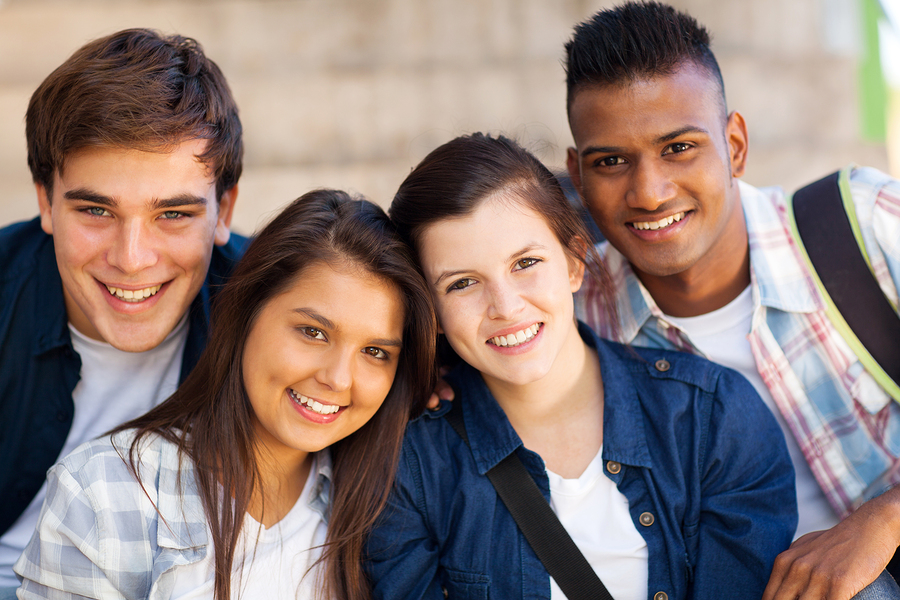
#> input picture facedetection/images/input/img.jpg, 900 x 600 px
$ python facedetection-image.py
#> lines starting #> are read from the running program, lines starting #| are printed output that depends on the picture; after the words box and inside, x2 and y2 are one past the last pixel; in counts of white or black regions, pixels touching at a corner belong together
#Note: 1)The detection works only on grayscale images. So it is important to convert the color image to grayscale.
# 2) detectMultiScale function is used to detect the faces.
# It takes 3 arguments — the input image, scaleFactor and minNeighbours. scaleFactor specifies how much the image size is reduced with each scale.
# minNeighbours specifies how many neighbors each candidate rectangle should have to retain it.
# 3) faces contains a list of coordinates for the rectangular regions where faces were found.

import numpy as np
import cv2

# Load the cascade
face_cascade = cv2.CascadeClassifier(cv2.data.haarcascades + 'haarcascade_frontalface_default.xml')
eye_cascade = cv2.CascadeClassifier(cv2.data.haarcascades + 'haarcascade_eye.xml')
smile_cascade = cv2.CascadeClassifier(cv2.data.haarcascades + 'haarcascade_smile.xml')

font = cv2.FONT_HERSHEY_SIMPLEX

# Read the input image
img = cv2.imread('images/input/img.jpg')
#> img is the input picture: shape (600, 900, 3); mean B, G, R 119.1, 123.4, 140.6

# Convert into grayscale
gray = cv2.cvtColor(img, cv2.COLOR_BGR2GRAY)
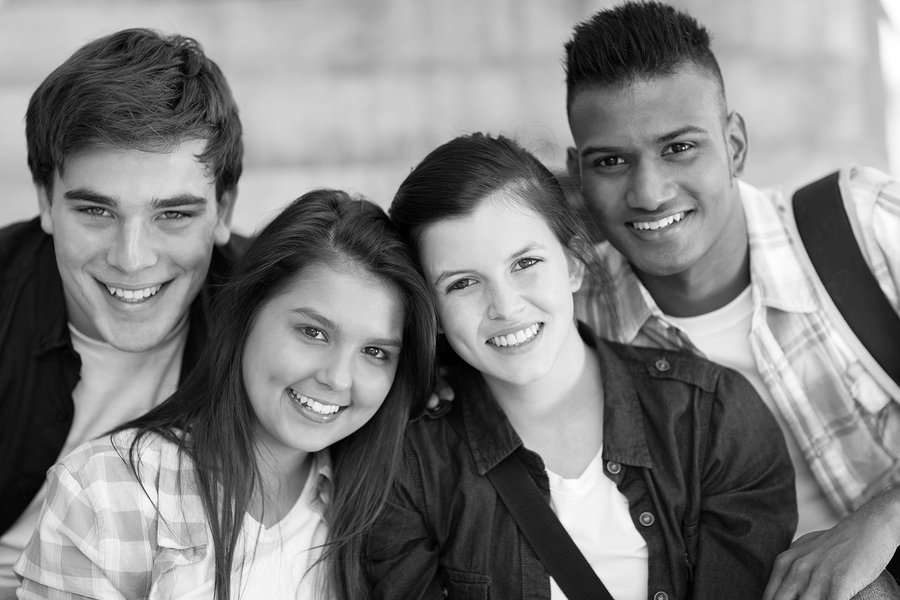
#> gray: shape (600, 900); min 0, max 255, mean 128.1

#Convert into hsvscale
hsv = cv2.cvtColor(img, cv2.COLOR_BGR2HSV)
#> hsv: shape (600, 900, 3); mean H, S, V 56.7, 94, 152.2

# [8 lines of commented-out code are left out]
faces = face_cascade.detectMultiScale(gray, 1.3, 5)
#> faces = [[36, 140, 192, 192], [558, 89, 174, 174], [411, 211, 174, 174], [246, 273, 177, 177]]
#most common parameters of the detectMultiScale function
# scaleFactor : Parameter specifying how much the image size is reduced at each image scale.
# minNeighbors : Parameter specifying how many neighbors each candidate rectangle should have to retain it.
# minSize : Minimum possible object size. Objects smaller than that are ignored.
# maxSize : Maximum possible object size. Objects larger than that are ignored.

# Draw rectangle around the faces
for (x,y,w,h) in faces:
    cv2.rectangle(img,(x,y),(x+w,y+h),(255,0,0), 3)
    roi_gray = gray[y:y+h, x:x+w]
    roi_color = img[y:y+h, x:x+w]
    cv2.putText(img,'Face',(x, y), font, 1,(255,0,0),2)

    #eyes
    eyes = eye_cascade.detectMultiScale(roi_gray)
    #detect eyes and draw rectangle around it
    for (ex,ey,ew,eh) in eyes:
        cv2.rectangle(roi_color,(ex,ey),(ex+ew,ey+eh),(0,255,0),2)
        cv2.putText(img,'Eye',(x + ex,y + ey), 1, 1, (0, 255, 0), 1)

    #smile
    smile = smile_cascade.detectMultiScale(
        roi_gray,
        scaleFactor= 1.16,
        minNeighbors=35,
        minSize=(25, 25),
        flags=cv2.CASCADE_SCALE_IMAGE
    )
    #detect smile and draw rectangle around it
    for (sx, sy, sw, sh) in smile:
        cv2.rectangle(roi_color, (sh, sy), (sx+sw, sy+sh), (255, 0, 0), 2)
        cv2.putText(img,'Smile',(x + sx,y + sy), 1, 1, (0, 255, 0), 1)

    #Display Number of Faces
    cv2.putText(img,'Number of Faces : ' + str(len(faces)),(40, 40), font, 1,(255,0,0),2)

    #save the cropped faces
    crop_face = img[y:y + h, x:x + w]
    cv2.imwrite('images/output/' + str(w) + str(h) + '_faces.jpg', crop_face)
#> this loop made 4 passes
#> (x, y, w, h, eyes, smile) on passes 1 to 4: (36, 140, 192, 192, [[113, 59, 35, 35], [36, 47, 49, 49]], [[50, 126, 95, 47]]), (558, 89, 174, 174, [[94, 37, 46, 46], [30, 53, 40, 40]], [[51, 112, 90, 45]]), (411, 211, 174, 174, [[95, 36, 34, 34], [29, 57, 35, 35], [71, 108, 42, 42]], [[59, 107, 88, 44]]), (246, 273, 177, 177, [[109, 62, 36, 36], [42, 35, 50, 50]], [[32, 112, 88, 44]])
#> pass 1, `roi_color = img[y:y+h, x:x+w]`:
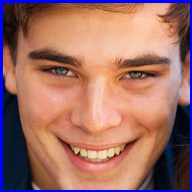
#> roi_color: shape (192, 192, 3); mean B, G, R 102.7, 111, 159.6
#> pass 1, `crop_face = img[y:y + h, x:x + w]`:
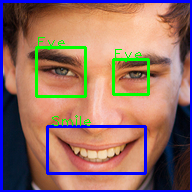
#> crop_face: shape (192, 192, 3); mean B, G, R 102.8, 111.6, 148.3
#> pass 2, `roi_gray = gray[y:y+h, x:x+w]`:
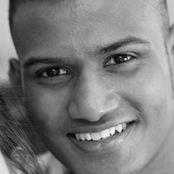
#> roi_gray: shape (174, 174); min 1, max 255, mean 123.1
#> after the loop:
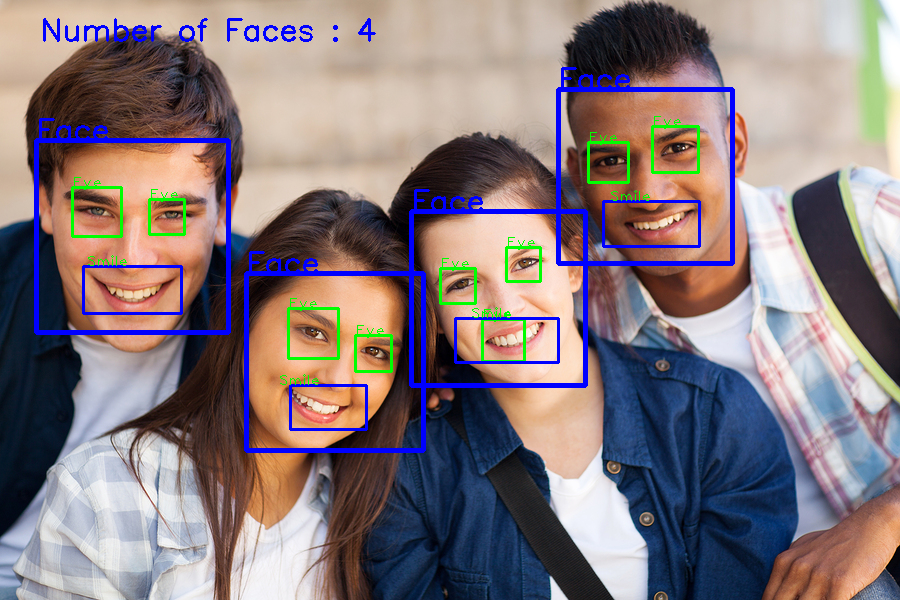
#> img: shape (600, 900, 3); 4.81% of pixels changed, all inside (x1, y1, x2, y2) = (34, 18, 735, 453)
#> after the loop:
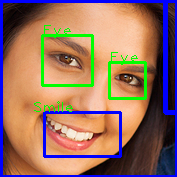
#> roi_color: shape (177, 177, 3); mean B, G, R 98.5, 112.1, 148.1
#> after the loop:
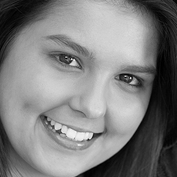
#> roi_gray: shape (177, 177); min 0, max 246, mean 126.9

# Display the output
cv2.imshow('Original', img)
cv2.imshow('Detected Gray', gray)
cv2.imshow('Detected HSV', hsv)

k = cv2.waitKey(0)
#> (key Esc is pressed here)
if k == 27:         # wait for ESC key to exit
    cv2.destroyAllWindows()
elif k == ord('s'): # wait for 's' key to save and exit
    cv2.imwrite('images/output/detected_image.jpg',img)
    cv2.destroyAllWindows()
